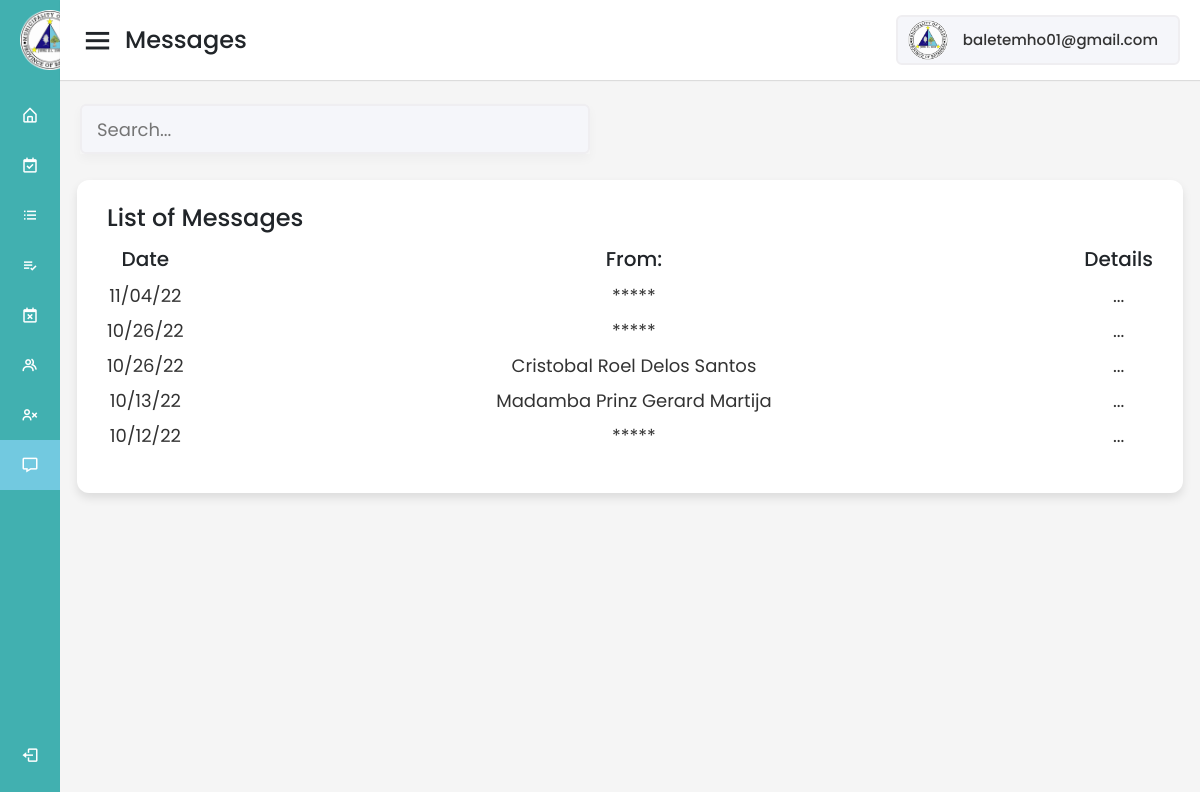
Screenshot of /Admin_Interface/messages/messages.php (signed in) with the database file from the repository.
### tables this page shows
CREATE TABLE `registration` (
  `id` int(11) NOT NULL,
  `user_id` int(11) NOT NULL,
  `lastname` varchar(255) NOT NULL,
  `firstname` varchar(255) NOT NULL,
  `middlename` varchar(255) NOT NULL,
  `suffix` varchar(100) NOT NULL,
  `gender` varchar(50) NOT NULL,
  `dob` date NOT NULL,
  `age` varchar(255) NOT NULL,
  `contact` varchar(15) NOT NULL,
  `email` varchar(255) NOT NULL,
  `address` varchar(255) NOT NULL,
  `barangay` varchar(255) NOT NULL,
  `img` varchar(255) NOT NULL,
  `password` varchar(255) NOT NULL,
  `confirmpassword` varchar(255) NOT NULL,
  `usertype` varchar(255) NOT NULL,
  `verifycode` varchar(255) NOT NULL,
  `verified` varchar(255) NOT NULL
);

CREATE TABLE `message` (
  `id` int(11) NOT NULL,
  `fullname` varchar(255) NOT NULL,
  `email` varchar(255) NOT NULL,
  `msg` varchar(10000) NOT NULL,
  `dateofmsg` varchar(255) NOT NULL,
  `anony` varchar(255) NOT NULL
);

### Admin_Interface/messages/messages.php (the view, shortened to what this page needs)
<?php
$email = $_SESSION['txtEmail'];
?>
<!DOCTYPE html>
<html lang="en">
<head>
    <link href='https://unpkg.com/boxicons@2.0.7/css/boxicons.min.css' rel='stylesheet'>
    <link rel="stylesheet" href="https://cdnjs.cloudflare.com/ajax/libs/bootstrap/4.6.1/css/bootstrap.min.css">
    <link rel="stylesheet" href="http://maxcdn.bootstrapcdn.com/font-awesome/4.2.0/css/font-awesome.min.css">
    <link rel="stylesheet" href="messages-style.css">
</head>
<body>
    <div class="sidebar">
        <div class="logo-details">
            <img src="../image/logo.png" alt="" class="logo">
          <span class="logo_name">BMHO</span>
        </div>
          <ul class="nav-links">
            <li>
              <a href="../home_admin/admin-home.php" >
                <i class='bx bx-home-alt' ></i>
                <span class="links_name">Home</span>
              </a>
            </li>
            <li>
                <a href="../todayssched/todayssched.php">
                  <i class='bx bx-calendar-check' ></i>
                  <span class="links_name">Today's Schedule</span>
                </a>
              </li>
            <li>
              <a href="../listofapp/listofappointment.php">
                <i class='bx bx-list-ul' ></i>
                <span class="links_name">Future Appointment</span>
              </a>
            </li>
            <li>
              <a href="../doneapp/doneappointment.php">
                <i class='bx bx-list-check' ></i>
                <span class="links_name">Done Appointment</span>
              </a>
            </li>
            <li>
              <a href="../cancelledapp/cancelapp.php">
                <i class='bx bx-calendar-x' ></i>
                <span class="links_name">Cancelled</span>
              </a>
            </li>
            <li>
              <a href="../useracc/useraccount.php">
                <i class='bx bx-group' ></i>
                <span class="links_name">User Account</span>
              </a>
            </li>
            <li>
              <a href="../archivedacc/archived.php">
                <i class='bx bx-user-x' ></i>
                <span class="links_name">Archived Account</span>
              </a>
            </li>
            <li>
              <a href="#" class="active">
                <i class='bx bx-message' ></i>
                <span class="links_name">Messages</span>
              </a>
            </li>
            <li class="log_out">
              <a href="" data-bs-toggle="modal" data-bs-target="#exampleModalCenter">
                <i class='bx bx-log-out'></i>
                <span class="links_name">Log out</span>
              </a>
            </li>
          </ul>
      </div>
      <section class="home-section">
        <nav>
          <div class="sidebar-button">
            <i class='bx bx-menu sidebarBtn'></i>
            <span class="dashboard">Messages</span>
          </div>
          <?php
          include '../../database/config.php';
          $query = mysqli_query($conn, "SELECT * FROM registration WHERE email = '$email'")
          or die('query failed');
          if(mysqli_num_rows($query) > 0) {
            $items = mysqli_fetch_assoc($query);
          }
          ?>
          <li style="list-style: none"><a href="../adminprofile/admin-profile.php?lastname=<?php echo $items['lastname']?> &firstname=<?php echo $items['firstname']?> &middlename=<?php echo $items['middlename']?> &gender=<?php echo $items['gender']?> &suffix=<?php echo $items['suffix']?> &dob=<?php echo $items['dob'] ?>&age=<?php echo $items['age']?> &contact=<?php echo $items['contact']?> &email=<?php echo $items['email']?> &address=<?php echo $items['address']?> &barangay=<?php echo $items['barangay']?> &img=<?php echo $items['img'] ?>" class="profile-details"><img class="dp" src="<?php echo "../../admin_interface/upload/".$items['img']; ?>" alt="">
            <span class="admin_name"><?php echo $email ?></span></a></li>
        </nav>
        <div class="home-content">
          <div class="overview-boxes">
            <div class="search-box">
                <input id="myInput" type="text" name="" placeholder="Search..." style="width:510px">
              </div>
          </div>
          <div class="sales-boxes">
            <div class="recent-sales box">
              <div class="title">List of Messages</div>
              <div class="sales-details">
                <ul class="details">
                  <li class="topic">Date</li>
                  <?php
                    include '../../database/config.php';
                    $query = "SELECT * FROM message ORDER BY -ID";
                    $query_run = mysqli_query($conn, $query);
                    if(mysqli_num_rows($query_run) > 0) {
                    foreach($query_run as $items) {
                  ?>
                        <li id="myTable"><a href="view-message.php?fullname=<?php echo $items['fullname']?> &email=<?php echo $items['email']?> &msg=<?php echo $items['msg']?> &dateofmsg=<?php echo $items['dateofmsg']?>"><?= ucwords($items['dateofmsg']) ?></a></li>
                    <?php
                      }
                    }
                  ?>
                </ul>
                <ul class="details">
                <li class="topic">From:</li>
                <?php
                    include '../../database/config.php';
                    $query = "SELECT * FROM message ORDER BY -ID";
                    $query_run = mysqli_query($conn, $query);
                    if(mysqli_num_rows($query_run) > 0) {
                    foreach($query_run as $items) {
                ?>
                  <li id="myTable"><a href="view-message.php?fullname=<?php echo $items['fullname']?> &email=<?php echo $items['email']?> &msg=<?php echo $items['msg']?> &dateofmsg=<?php echo $items['dateofmsg']?>"><?= ucwords($items['fullname']) ?></a></li>
                  <?php
                      }
                    }
                ?>
                </ul>
              <ul class="details">
                <li class="topic">Details</li>
                <?php
                    include '../../database/config.php';
                    $query = "SELECT * FROM message ORDER BY -ID";
                    $query_run = mysqli_query($conn, $query);
                    if(mysqli_num_rows($query_run) > 0) {
                    foreach($query_run as $items) {
                ?>
                <li id="myTable"><a href="#" style='cursor: default;'> ... </a></li>
                <?php
                      }
                    }
                ?>
              </ul>
              </div>
            </div>
          </div>
        </div>
      </section>
</body>
</html>

### Admin_Interface/messages/messages-style.css (style rules this page uses)
:root { --lightblue: #72c9e0; --darkblue: #41b0b0; --white: #fff; --black: #000000; --gray: #ede4e4; --box-shadow: 0 3px 6px rgba(0,0,0,0.13); }
* { margin: 0; padding: 0; box-sizing: border-box; font-family: 'Poppins', sans-serif; text-decoration: none !important; }
.sidebar { position: fixed; height: 100%; width: 240px; background: var(--darkblue); transition: all 0.5s ease; }
.logo { padding: 10px 20px; height: 80px; }
.sidebar .logo-details { height: 80px; display: flex; align-items: center; }
.sidebar .logo-details .logo_name { color: #fff; font-size: 27px; font-weight: 500; }
.sidebar .nav-links { margin-top: 10px; }
.sidebar .nav-links li { position: relative; list-style: none; height: 50px; }
.sidebar .nav-links li a { height: 100%; width: 100%; display: flex; align-items: center; text-decoration: none; transition: all 0.4s ease; }
.sidebar .nav-links li a.active { background: var(--lightblue); }
.sidebar .nav-links li i { min-width: 60px; text-align: center; font-size: 18px; color: #fff; }
.sidebar .nav-links li a .links_name { color: #fff; font-size: 15px; font-weight: 400; white-space: nowrap; }
.sidebar .nav-links .log_out { position: absolute; bottom: 20px; width: 100%; }
.home-section { position: relative; background: #f5f5f5; min-height: 100vh; width: calc(100% - 240px); left: 240px; transition: all 0.5s ease; }
.home-section nav { display: flex; justify-content: space-between; height: 80px; background: #fff; display: flex; align-items: center; position: fixed; width: calc(100% - 240px); left: 240px; z-index: 100; padding: 0 20px; box-shadow: 0 1px 1px rgba(0, 0, 0, 0.1); transition: all 0.5s ease; }
.home-section nav .sidebar-button { display: flex; align-items: center; font-size: 24px; font-weight: 500; }
nav .sidebar-button i { font-size: 35px; margin-right: 10px; }
.bx-menu, .bx-menu-alt-right { cursor: pointer; }
.home-section nav .profile-details { cursor: pointer; display: flex; align-items: center; background: #F5F6FA; border: 2px solid #EFEEF1; border-radius: 6px; height: 50px; min-width: 190px; padding: 0 10px; transition: 0.3s; }
nav .profile-details img { height: 40px; width: 40px; border-radius: 6px; object-fit: cover; }
nav .profile-details .admin_name { font-size: 15px; font-weight: 500; color: #333; margin: 0 10px; padding-left: 5px; white-space: nowrap; }
.home-section .home-content { position: relative; padding-top: 104px; }
.home-content .overview-boxes { display: flex; align-items: center; justify-content: space-between; flex-wrap: wrap; padding: 0 20px; margin-bottom: 26px; }
.home-content .sales-boxes { display: flex; justify-content: space-between; }
.search-box { position: relative; height: 50px; max-width: 550px; box-shadow: 0 5px 10px rgba(0, 0, 0, 0.03); }
.search-box input { height: 100%; width: 100%; outline: none; background: #F5F6FA; border: 2px solid #EFEEF1; border-radius: 6px; font-size: 18px; padding: 0 15px; }
.home-content .sales-boxes .recent-sales { width: 100%; background: #fff; padding: 20px 30px; margin: 0 17px; border-radius: 12px; box-shadow: 0 5px 10px rgba(0, 0, 0, 0.1); overflow-y: scroll; }
.home-content .sales-boxes .sales-details { display: flex; align-items: center; justify-content: space-between; }
.sales-boxes { max-height: 450px; }
.sales-boxes .box .title { font-size: 24px; font-weight: 500; }
.sales-boxes .sales-details li.topic { font-size: 20px; font-weight: 500; }
.sales-boxes .sales-details li { list-style: none; margin: 8px 0; }
.sales-boxes .sales-details li a { font-size: 18px; color: #333; font-size: 400; text-decoration: none; }
.details { text-align: center; }
@media (max-width: 1240px) { .sidebar { width: 60px; } }
@media (max-width: 1240px) { .home-section { width: calc(100% - 60px); left: 60px; } }
@media (max-width: 1240px) { .home-section nav { width: calc(100% - 60px); left: 60px; } }

### Admin_Interface/messages/messages.php (style rules this page uses)
.dp { border-radius:100% !important; }

### rows the page displays
registration: img (picture)
message: dateofmsg "11/04/22", fullname "*****"
message: dateofmsg "10/26/22", fullname "*****"
message: dateofmsg "10/26/22", fullname "Cristobal Roel Delos Santos"
message: dateofmsg "10/13/22", fullname "Madamba Prinz Gerard Martija"
message: dateofmsg "10/12/22", fullname "*****"

### other values shown
$email "baletemho01@gmail.com"
